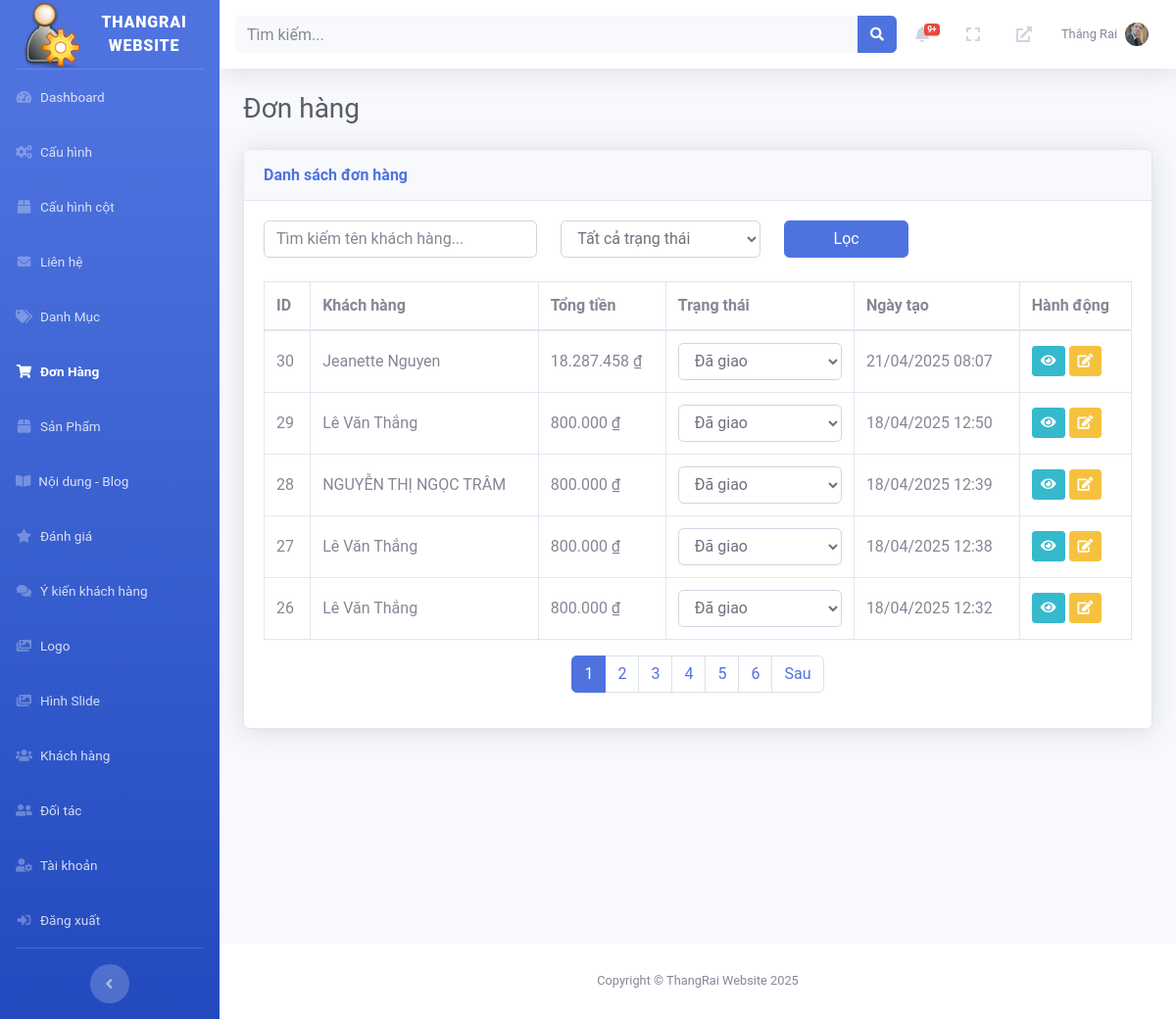
/admin/index.php?page=orders (signed in), run on the app's committed database.
### tables this page shows
CREATE TABLE `orders` (
  `id` int NOT NULL,
  `customer_id` int NOT NULL,
  `total_amount` decimal(10,2) NOT NULL,
  `status` enum('pending','processing','shipped','delivered','cancelled') DEFAULT 'pending',
  `note` text,
  `payment_method` varchar(50) NOT NULL DEFAULT 'cod',
  `created_at` timestamp NULL DEFAULT CURRENT_TIMESTAMP
);

CREATE TABLE `customers` (
  `id` int NOT NULL,
  `name` varchar(255) NOT NULL,
  `email` varchar(255) NOT NULL,
  `phone` varchar(20) DEFAULT NULL,
  `address` text,
  `province` varchar(100) NOT NULL,
  `district` varchar(100) NOT NULL,
  `ward` varchar(100) NOT NULL,
  `created_at` timestamp NULL DEFAULT CURRENT_TIMESTAMP,
  `password` varchar(255) NOT NULL DEFAULT ''
);

### admin/pages/orders/index.php (the view, shortened to what this page needs)
<?php
require_once 'C:/laragon/www/2/admin/config/db_connect.php';
$limit = 5;
$page = isset($_GET['page_num']) ? (int)$_GET['page_num'] : 1;
$offset = ($page - 1) * $limit;
$search = isset($_GET['search']) ? trim($_GET['search']) : '';
$status = isset($_GET['status']) ? $_GET['status'] : '';
$params = [];
$sql = "SELECT o.*, c.name AS customer_name
        FROM orders o
        JOIN customers c ON o.customer_id = c.id
        WHERE 1=1";
$sql .= " ORDER BY o.created_at DESC LIMIT $limit OFFSET $offset";
$stmt = $pdo->prepare($sql);
$stmt->execute($params);
$orders = $stmt->fetchAll(PDO::FETCH_ASSOC);
$count_sql = "SELECT COUNT(*)
              FROM orders o
              JOIN customers c ON o.customer_id = c.id
              WHERE 1=1";
$count_stmt = $pdo->prepare($count_sql);
$count_stmt->execute($params);
$total_orders = $count_stmt->fetchColumn();
$total_pages = ceil($total_orders / $limit);
$statuses = ['pending' => 'Đang chờ', 'processing' => 'Đang xử lý', 'shipped' => 'Đã vận chuyển', 'delivered' => 'Đã giao', 'cancelled' => 'Đã hủy'];
?>
<div class="d-sm-flex align-items-center justify-content-between mb-4">
    <h1 class="h3 mb-0 text-gray-800">Đơn hàng</h1>
</div>
<div class="card shadow mb-4">
    <div class="card-header py-3">
        <h6 class="m-0 font-weight-bold text-primary">Danh sách đơn hàng</h6>
    </div>
    <div class="card-body">
        <form method="GET" class="mb-4">
            <div class="row">
                <div class="col-md-4">
                    <input type="text" name="search" class="form-control" placeholder="Tìm kiếm tên khách hàng..." value="<?php echo htmlspecialchars($search); ?>">
                </div>
                <div class="col-md-3">
                    <select name="status" class="form-control">
                        <option value="">Tất cả trạng thái</option>
                    </select>
                </div>
                <div class="col-md-2">
                    <button type="submit" class="btn btn-primary btn-block">Lọc</button>
                </div>
            </div>
        </form>
        <div class="table-responsive">
            <table class="table table-bordered" width="100%" cellspacing="0">
                <thead>
                    <tr>
                        <th>ID</th>
                        <th>Khách hàng</th>
                        <th>Tổng tiền</th>
                        <th>Trạng thái</th>
                        <th>Ngày tạo</th>
                        <th>Hành động</th>
                    </tr>
                </thead>
                <tbody>
                    <?php foreach ($orders as $order): ?>
                        <tr>
                            <td><?php echo $order['id']; ?></td>
                            <td><?php echo htmlspecialchars($order['customer_name']); ?></td>
                            <td><?php echo number_format($order['total_amount'], 0, ',', '.') . ' ₫'; ?></td>
                            <td>
                                <select class="form-control status-select" data-id="<?php echo $order['id']; ?>">
                                    <?php foreach ($statuses as $key => $label): ?>
                                        <option value="<?php echo $key; ?>" <?php echo $order['status'] === $key ? 'selected' : ''; ?>>
                                            <?php echo htmlspecialchars($label); ?>
                                        </option>
                                    <?php endforeach; ?>
                                </select>
                            </td>
                            <td><?php echo date('d/m/Y H:i', strtotime($order['created_at'])); ?></td>
                            <td>
                                <a href="?page=orders&subpage=view&id=<?php echo $order['id']; ?>" class="btn btn-info btn-sm" title="Xem">
                                    <i class="fas fa-eye"></i>
                                </a>
                                <a href="?page=orders&subpage=update&id=<?php echo $order['id']; ?>" class="btn btn-warning btn-sm" title="Cập nhật">
                                    <i class="fas fa-edit"></i>
                                </a>
                            </td>
                        </tr>
                    <?php endforeach; ?>
                </tbody>
            </table>
        </div>
        <?php if ($total_pages > 1): ?>
            <nav aria-label="Page navigation">
                <ul class="pagination justify-content-center">
                    <?php for ($i = 1; $i <= $total_pages; $i++): ?>
                        <li class="page-item <?php echo $i == $page ? 'active' : ''; ?>">
                            <a class="page-link" href="?page=orders&page_num=<?php echo $i; ?>&search=<?php echo urlencode($search); ?>&status=<?php echo $status; ?>"><?php echo $i; ?></a>
                        </li>
                    <?php endfor; ?>
                    <?php if ($page < $total_pages): ?>
                        <li class="page-item">
                            <a class="page-link" href="?page=orders&page_num=<?php echo $page + 1; ?>&search=<?php echo urlencode($search); ?>&status=<?php echo $status; ?>">Sau</a>
                        </li>
                    <?php endif; ?>
                </ul>
            </nav>
        <?php endif; ?>
    </div>
</div>

### admin/includes/topbar.php (shortened to what this page needs)
<?php
require_once 'C:/laragon/www/2/admin/config/db_connect.php';
$admin_id = $_SESSION['admin_id'] ?? null;
$avatar = null;
$new_orders_count = 0;
if ($admin_id) {
    $stmt = $pdo->prepare("SELECT avatar FROM admins WHERE id = ?");
    $stmt->execute([$admin_id]);
    $admin = $stmt->fetch(PDO::FETCH_ASSOC);
    $avatar = $admin['avatar'] ?? null;
    $stmt = $pdo->prepare("SELECT COUNT(*) as count FROM orders WHERE status = 'pending'");
    $stmt->execute();
    $new_orders_count = $stmt->fetch(PDO::FETCH_ASSOC)['count'];
}
?>
<nav class="navbar navbar-expand navbar-light bg-white topbar mb-4 static-top shadow">
    <form class="container search-container">
        <div class="input-group search-input-group">
            <input type="text" class="form-control bg-light border-0 small" placeholder="Tìm kiếm..." id="search-input">
            <div class="input-group-append">
                <button class="btn btn-primary" type="button" id="search-button">
                    <i class="fas fa-search fa-sm"></i>
                </button>
            </div>
        </div>
    </form>
    <ul class="navbar-nav ml-auto">
        <li class="nav-item dropdown no-arrow mx-1">
            <a class="nav-link dropdown-toggle" href="#" id="ordersDropdown" role="button" data-toggle="dropdown">
                <i class="fas fa-bell fa-fw"></i>
                <?php if ($new_orders_count > 0): ?>
                    <span class="badge badge-danger badge-counter"><?php echo $new_orders_count > 9 ? '9+' : $new_orders_count; ?></span>
                <?php endif; ?>
            </a>
        </li>
        <li class="nav-item no-arrow mx-1">
            <a class="nav-link" href="#" id="fullscreenToggle">
                <i class="fas fa-expand fa-fw"></i>
            </a>
        </li>
        <li class="nav-item no-arrow mx-1">
            <a class="nav-link" href="http://localhost/2/public/" target="_blank">
                <i class="fas fa-external-link-alt fa-fw"></i>
            </a>
        </li>
        <li class="nav-item dropdown no-arrow">
            <a class="nav-link dropdown-toggle" href="#" id="userDropdown" role="button" data-toggle="dropdown">
                <span class="mr-2 d-none d-lg-inline text-gray-600 small">
                    <?php echo htmlspecialchars($_SESSION['admin_name'] ?? 'Admin'); ?>
                </span>
                <?php if ($avatar): ?>
                    <img src="/2/admin/<?php echo htmlspecialchars($avatar); ?>" alt="Avatar" class="rounded-circle" style="width: 24px; height: 24px; object-fit: cover;">
                <?php else: ?>
                    <img src="/2/admin/images/default-avatar.png" alt="Default Avatar" class="rounded-circle" style="width: 24px; height: 24px; object-fit: cover;">
                <?php endif; ?>
            </a>
        </li>
    </ul>
</nav>

### admin/assets/css/custom.css (style rules this page uses)
body { font-family: 'Roboto', sans-serif; }
.table th, .table td { vertical-align: middle; }

### data on the page
orders: id "30", customer.name "Jeanette Nguyen", total_amount "18.287.458", status+id "Đã giao", created_at "21/04/2025 08:07"
orders: id "29", customer.name "Lê Văn Thắng", total_amount "800.000", status+id "Đã giao", created_at "18/04/2025 12:50"
orders: id "28", customer.name "NGUYỄN THỊ NGỌC TRÂM", total_amount "800.000", status+id "Đã giao", created_at "18/04/2025 12:39"
orders: id "27", customer.name "Lê Văn Thắng", total_amount "800.000", status+id "Đã giao", created_at "18/04/2025 12:38"
orders: id "26", customer.name "Lê Văn Thắng", total_amount "800.000", status+id "Đã giao", created_at "18/04/2025 12:32"

### other printed values
SITE_NAME "THANGRAI WEBSITE"
$_SESSION['admin_name'] "Thắng Rai"
SITE_NAME "ThangRai Website"
